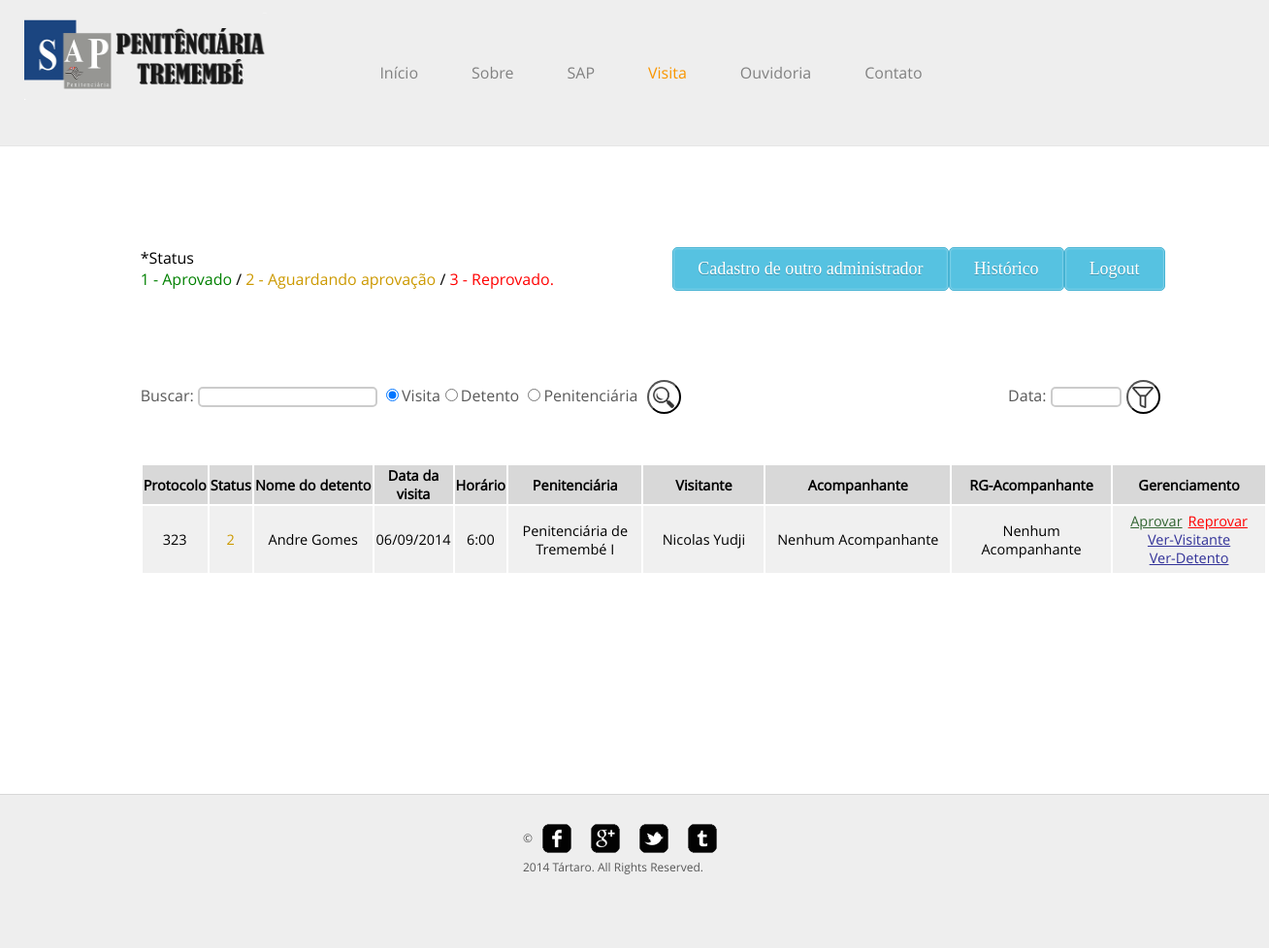
The page /visita.php?acao=reprovar&id_calv=323 (signed in) on the database its author committed.
### tables this page shows
CREATE TABLE IF NOT EXISTS `calendariov` (
  `id_calv` int(4) NOT NULL AUTO_INCREMENT,
  `data_calv` varchar(10) NOT NULL,
  `horario_calv` varchar(5) NOT NULL,
  `penit_calv` varchar(35) NOT NULL,
  `id_vis` varchar(20) DEFAULT NULL,
  `id_det` int(4) DEFAULT NULL,
  `acomp_vis` varchar(35) DEFAULT NULL,
  `acomp2_vis` varchar(50) DEFAULT NULL,
  `acomp3_vis` varchar(50) DEFAULT NULL,
  `acomp_rg` varchar(12) DEFAULT NULL,
  `acomp2_rg` varchar(12) DEFAULT NULL,
  `acomp3_rg` varchar(12) DEFAULT NULL,
  `status` int(4) DEFAULT NULL,
  PRIMARY KEY (`id_calv`),
  KEY `id_vis_fk` (`id_vis`),
  KEY `id_det_fk` (`id_det`)
);

CREATE TABLE IF NOT EXISTS `detento` (
  `nome_det` varchar(35) NOT NULL,
  `cpf_det` char(14) NOT NULL,
  `rg_det` varchar(15) NOT NULL,
  `sexo_det` varchar(9) NOT NULL,
  `id_det` int(4) NOT NULL AUTO_INCREMENT,
  `rua_det` varchar(35) NOT NULL,
  `bairro_det` varchar(35) NOT NULL,
  `numero_det` varchar(8) NOT NULL,
  `cep_det` char(9) NOT NULL,
  `uf_det` char(2) NOT NULL,
  `pena_det` varchar(30) NOT NULL,
  `entrada_det` char(10) NOT NULL,
  `saida_det` char(10) NOT NULL,
  `auxilio_det` varchar(3) NOT NULL,
  `autoridade_det` varchar(35) NOT NULL,
  `antecedentes_det` varchar(250) DEFAULT NULL,
  `cidade_det` varchar(35) NOT NULL,
  `dt_nasc_det` char(10) NOT NULL,
  `acusação_det` varchar(50) NOT NULL,
  `telefone_det` varchar(13) NOT NULL,
  `id_pen` int(4) NOT NULL,
  `complemento_det` varchar(50) DEFAULT NULL,
  `pai_det` varchar(35) NOT NULL,
  `mae_det` varchar(35) NOT NULL,
  `cela_det` varchar(4) NOT NULL,
  `bloco_det` varchar(4) NOT NULL,
  `det_estado` varchar(7) NOT NULL,
  `id_cela` int(11) NOT NULL,
  `id_vis` int(4) DEFAULT NULL,
  PRIMARY KEY (`id_det`),
  UNIQUE KEY `cpf_det` (`cpf_det`),
  KEY `id_det` (`id_det`),
  KEY `rua_det` (`rua_det`),
  KEY `id_pen` (`id_pen`),
  KEY `id_cela` (`id_cela`)
);

CREATE TABLE IF NOT EXISTS `visitas` (
  `nome_vis` varchar(35) NOT NULL,
  `cep_vis` varchar(9) NOT NULL,
  `rua_vis` varchar(35) NOT NULL,
  `bairro_vis` varchar(35) NOT NULL,
  `numero_vis` varchar(8) NOT NULL,
  `telefone_vis` varchar(14) NOT NULL,
  `cidade_vis` varchar(35) NOT NULL,
  `email_vis` varchar(35) NOT NULL,
  `senha_vis` varchar(100) NOT NULL,
  `dt_nasc_vis` varchar(10) NOT NULL,
  `uf_vis` varchar(2) NOT NULL,
  `rg_vis` varchar(11) NOT NULL,
  `sexo_vis` varchar(9) NOT NULL,
  `complemento_vis` varchar(50) NOT NULL,
  `id_vis` int(4) NOT NULL AUTO_INCREMENT,
  `cpf_vis` varchar(11) NOT NULL,
  `nivel_vis` int(1) DEFAULT NULL,
  PRIMARY KEY (`id_vis`)
);

### controllers/check.php (called while the page is built, shortened)
<?php
if(isset($_SESSION["email_vis"]) && isset($_SESSION["senha_vis"])){
	$nivel_vis=$_SESSION["nivel_vis"];
}
?>

### views/visitalogado.php (the view, shortened to what this page needs)
<?php
include("header.php");
$id_vis=($_SESSION["id_vis"]);
?>
  <div id="header">
			<div class="logo">
				<a href="index.php"></a>
			</div>
			<ul id="navigation">
				<li>
					<a href="index.php">Início</a>
				</li>
				<li>
					<a href="sobre.php">Sobre</a>
				</li>
				<li>
					<a href="sap.php">SAP</a>
				</li>
				<li class="active">
					<a href="visita.php">Visita</a>
				</li>
				<li>
					<a href="ouvidoria.php">Ouvidoria</a>
				</li>
				<li>
					<a href="contato.php">Contato</a>
				</li>
			</ul>
		</div>
	<div id="contents2">
		<div class="features">
		<div id="logout"  style="float:right;">
		<form action="?acao=logout" method="post" style="float:right;">
				<input type="submit" value="Logout" class="button1" />
					</form><?php if($nivel_vis == 1){?>
			 <form action="visita2.php" method="post" style="float:right;">
				<input type="submit" value="Selecionar detento" class="button1" />
					</form><?php }else{;?>
					<form action="visita3.php" method="post" style="float:right;">
				<input type="submit" value="Histórico" class="button1" />
					</form>
				<form action="visita.php?acao=exibir" method="post" style="float:right;">
				<input type="submit" value="Cadastro de outro administrador" class="button1" />
					</form>
					<?php }?>
					</div>
					<?php if($nivel_vis == 1){?>
						<form action="visita.php?acao=agendar" method="post">
			<br><br><br>
			<h1>Agendar visita</h1>
			<?php
			$contar=mysql_query("SELECT * FROM detento WHERE id_vis='$id_vis'");
			if(mysql_num_rows($contar) == 0){?>
			 <p style="color:red; font-size:15px;"> *Nenhum detento selecionado por favor clique no botão "Selecionar detento" para poder marcar uma consulta </p>
			<?php } else{
			$buscardet=mysql_query("SELECT * FROM detento WHERE id_vis='$id_vis'");
?>
 <p>Nome detento:  <select id="id_det" name="id_det" onChange="nomedetento(this.value)">
    <option id="id_det"  name="id_det" value="" selected disabled>Selecione</option>
   <?php
	while($linha=mysql_fetch_array($buscardet)){
	?>
 <option id="id_det" name="id_det" value=" <?php echo $linha["id_det"];?>"><?php echo $linha["nome_det"];  ?></option>	<?php
}
}
?>
</select>
	</p>
	<div id="acompanhante">
	<p style="text-align:left">Acompanhantes<input type="radio" name="acomp" id="acomp" value="nao" checked>Não  <input type="radio" name="acomp" id="acomp" value="sim">Sim
</p><div id="nao"></div><div id ="sim" style="float:right-top; padding:15px; border-radius:5px;background-color:#F0F0F0;width:75%;margin-bottom:15px;"><p>Nome(s) do(s) Acompanhante(s) <input type="text" name="acomp_vis" id="acomp_vis" size="25"/> <input type="text" name="acomp_rg" class="rgmask" placeholder="RG-ACOMP" id="acomp_rg" size="9"/> <a id="maisb" href='#'  class="btn5" data-role="button"></a> <div id="mais1" style="margin-left:41%"> <input type="text"  name="acomp2_vis" id="acomp2_vis" size="25"/>  <input type="text" name="acomp2_rg" class="rgmask" placeholder="RG-ACOMP" id="acomp2_rg" size="9"/><a id="menosb" href='#'  class="btn6" data-role="button"></a> <a id="maisb1" href='#'  class="btn5" data-role="button"></a></div> <div id="mais2" style="margin-left:41%"> <input type="text" name="acomp3_vis"  id="acomp3_vis" size="25"/> <input type="text"  name="acomp3_rg" class="rgmask" placeholder="RG-ACOMP" id="acomp3_rg" size="9"/><a id="menosb1" href='#'  class="btn6" data-role="button"></a></div></p></div>
</div>
<?php $dado=""; ?><div style="float:right; margin-right:50%;" id="result"></div>
			<p>Data da visita: <input size="9" type="text" id="data_calv" name="data_calv" class="datapicker" onChange="data(this.value)"> </p>
			<p>Horário:
			<select id="horario_calv" name="horario_calv">
				<option value="6:00" id="horario_calv" name="horario_calv">6:00</option>
				<option value="10:00" id="horario_calv" name="horario_calv">10:00</option>
				<option value="14:00" id="horario_calv" name="horario_calv">14:00</option>
			</select>		<br><a style="font-size:12px;color:green;"> *após selecionar o horário , favor selecionar a data novamente para a atualização de disponibilidade</a>
			</p>
			<p>Penitenciária Federal:
				<input size="30" type="text" value="" id="penit_calv" class="penit_calv" name="penit_calv" readonly>
				</p>
<span><input style="float:right;color:white;" type="submit" value="Agendar" class="btn" /></span>
			<p><br>Por favor ler todas as regras para realizar a visita :  <a href="regras.pdf" style="color:red;font-size:20px">Regras</a><br> *Necessário levar formulário de visita preenchido no dia da visita:  <a href="formulario.doc" style="color:red;font-size:17px">Formulário de visita</a>  </p></li>
			</form><?php } else{?>
?> *Status <br><a style="color:green";>1 - Aprovado</a>   /  <a style="color:#CC9900;">2 - Aguardando aprovação</a>    /    <a style="color:red";>3 - Reprovado.</a>
			<br><br><br><br><br>
			<form action="visita.php?acao=buscadv2" method="post" style="float:left">
				<p>Buscar:  <input type="text" id="buscar" name="buscar" value=""> <input type="radio" name="busca" value="visita" checked>Visita<input type="radio" name="busca" value="detento">Detento <input type="radio" name="busca" value="penitenciaria">Penitenciária   <input type="submit" value="" class="btn2"/></p>
				</form><form action="visita.php?acao=buscadt2" method="post" style="float:right">
				<p>Data:  <input class="datamask" type="text" name="buscar" value="" size="6"><input type="submit" value="" class="btn3"/></p>
				</form>
			<table width="110%" border="0" style="margin-top:10px; font-size:14.5px;float:lef;">
            	<tr>
				  <th style="background-color:#D8D8D8">Protocolo</th>
				  <th style="padding:1px;background-color:#D8D8D8">Status</th>
                	<th style="padding:1px;background-color:#D8D8D8">Nome do detento</th>
                    <th style="padding:1px;background-color:#D8D8D8">Data da visita</th>
                    <th style="padding:1px;background-color:#D8D8D8">Horário</th>
                    <th style="padding:1px;background-color:#D8D8D8">Penitenciária</th>
					<th style="padding:1px;background-color:#D8D8D8">Visitante</th>
					<th style="padding:1px;background-color:#D8D8D8">Acompanhante</th>
					<th style="padding:1px;background-color:#D8D8D8">RG-Acompanhante</th>
					<th style="padding:1px;background-color:#D8D8D8">Gerenciamento</th>
                </tr>
                <?php
				$data_atual = date("Ymd");
				$buscarvisitas=mysql_query("SELECT *,concat(substring(data_calv,7,4),substring(data_calv,4,2),substring(data_calv,1,2)) as data  from calendariov WHERE concat(substring(data_calv,7,4),substring(data_calv,4,2),substring(data_calv,1,2)) >= '$data_atual' AND status='1'or status = '2'    order by data, horario_calv desc");
					if(isset($buscarvisitass)){
						$buscavisita=$buscarvisitass;
					}
					else{
					 $buscavisita=$buscarvisitas;
					}
					while($busc=mysql_fetch_array($buscavisita)){
					$id_dete=$busc["id_det"];
					$id_visi=$busc["id_vis"];
					$buscardet=mysql_query("SELECT * FROM detento where id_det = '$id_dete' order by nome_det asc ");
					if(isset($buscardete)){
					$buscar =($_POST['buscar']);
					$buscadetento=$buscardett=mysql_query("SELECT * FROM detento where id_det = '$id_dete' and nome_det like  '%$buscar%' order by nome_det asc ");
					}
					else{
					 $buscadetento=$buscardet;
					}
					$buscarvis=mysql_query("SELECT * FROM visitas where id_vis = '$id_visi'");
					if(isset($buscarvisi)){
					$buscar =($_POST['buscar']);
					$buscarvisitante=$buscarviss=mysql_query("SELECT * FROM visitas where id_vis = '$id_visi' and nome_vis like  '%$buscar%' order by nome_vis asc ");
					}
					else{
					 $buscarvisitante=$buscarvis;
					}
					while($vis=mysql_fetch_array($buscarvisitante)){
					while($det=mysql_fetch_array($buscadetento)){
			$status=$busc["status"];
				?>
                <tr style="text-align:center;">
				<td style="background-color:#F0F0F0"><?php echo $busc["id_calv"];?></td>
				<td style="padding:10px;background-color:#F0F0F0"><?php if($status=="1"){$cor="color:green";}else if($status=="2"){$cor="color:#CC9900";}else if($status=="3"){$cor="color:red";}echo"<a style='";echo $cor;echo"'>";echo $busc["status"];echo"</a>";?></td>
                	<td style="width:15%;padding:2px;background-color:#F0F0F0"><?php echo $det["nome_det"];?></td>
                    <td style="padding:2px;background-color:#F0F0F0"><?php echo $busc["data_calv"];?></td>
                    <td style="padding:2px;background-color:#F0F0F0"><?php echo $busc["horario_calv"];?></td>
                    <td style="width:15%;padding:2px;background-color:#F0F0F0"><?php echo $busc["penit_calv"];?></td>
					<td style="width:15%;padding:2px;background-color:#F0F0F0"><?php echo $vis["nome_vis"];?></td>
					<td style="width:22%;padding:2px;background-color:#F0F0F0"><?php if(empty($busc["acomp_vis"]) && empty($busc["acomp2_vis"]) && empty($busc["acomp3_vis"])){echo "Nenhum Acompanhante" ;}?></td>
					<td style="width:18%;padding:2px;background-color:#F0F0F0"><?php if(empty($busc["acomp_vis"]) && empty($busc["acomp2_vis"]) && empty($busc["acomp3_vis"])){echo "Nenhum Acompanhante" ;}?></td>
					<td style="width:15%;padding:6px;background-color:#F0F0F0"><?php $id_calv=$busc["id_calv"]; $id_det=$busc["id_det"];$id_vis=$busc["id_vis"];  echo "<a  style='padding:3px;color:#336633 ;solid' href=\"visita.php?acao=aprovar&amp;id_calv=$id_calv\" class='btn-aprovar'>Aprovar</a>"; echo "<a  style='padding:3px;color:#FF0000 ;solid' href=\"visita.php?acao=reprovar&amp;id_calv=$id_calv\" class='btn-apagar'>Reprovar</a>";echo "<br><a style='padding:3px;color:#333399 ;solid' href=\"visita.php?acao=mostrar&amp;id_vis=$id_vis#\" class=\"mostrarinfo\" >Ver-Visitante</a>";echo "<br><a  href=\"visita.php?acao=mostrardet&amp;id_det=$id_det;#\" class=\"mostrardet\" style='padding:3px;color:#333399  ;solid' data-role=\"button\">Ver-Detento</a>";}?></td>
                </tr>
                <?php } }?>
            </table>
			<?php }?>
		</div>
	</div>
	<div id="footer">
		<div class="clearfix">
			<div id="connect">
				<a href="http://freewebsitetemplates.com/go/facebook/" target="_blank" class="facebook"></a><a href="http://freewebsitetemplates.com/go/googleplus/" target="_blank" class="googleplus"></a><a href="http://freewebsitetemplates.com/go/twitter/" target="_blank" class="twitter"></a><a href="http://www.freewebsitetemplates.com/misc/contact/" target="_blank" class="tumbler"></a>
			</div>
			<p>
				© 2014 Tártaro. All Rights Reserved.
			</p>
		</div>
	</div>
</body>
</html>

### css/style.css (style rules this page uses)
body { background-color: #fff; font-family: 'OpenSans'; margin: 0; }
.clearfix:after, #contents:after { clear:both; content:""; display:block; height:1%; line-height:0; visibility:hidden; }
.btn2 { background: url(../images/buscar.jpg) no-repeat; background-size:70%; background-position:center; display: inline-block; float:bottom; height: 35px; width: 35px; text-decoration: none; text-transform: uppercase; border-radius:20px; margin:5px; }
.btn3 { background: url(../images/filtrar.png) no-repeat; background-size:70%; background-position:center; display: inline-block; float:bottom; height: 35px; width: 35px; text-decoration: none; text-transform: uppercase; border-radius:20px; margin:5px; }
#header { background-color: #eee; border-bottom: 1px solid #e6e6e6; padding: 10px 0; }
#header > div, #footer > div { width: 250px; margin: 0 auto; padding: 0 10px; }
#header .logo { margin-top:3px; float: left; margin-right: 1px; }
#header .logo a { background: url(../images/logo4.png) no-repeat center top; background-size:250px 90px; color: #000; display: block; font: 15px/30px 'Play'; height: 40px; width: 280px; padding-top: 68px; text-decoration: none; text-transform: uppercase; }
#navigation { display: inline-block; list-style: none; line-height: 130px; margin: 0 0 0 5% ; padding: 0; }
#navigation li { float: left; width:auto; margin-left:55px; text-align: center; }
#navigation li a { color: #818181; font-size: 16px; line-height: 30px; text-decoration: none; }
#navigation li.active a { color: #f99600; }
#contents2 { margin-top:50px; min-height: 510px; width: 880px; margin-left:8%; padding: 54px 40px; }
p { color: #585858; font-size: 16px; line-height: 29px; margin: 0 0 30px; }
input[type=text] { border:2px solid #ccc; -webkit-border-radius: 5px; border-radius: 5px; }
#contents2 .button1 { float:right; padding: 11px 25px; font-family: 'Bree Serif', serif; font-weight: 300; font-size: 18px; color: #fff; text-shadow: 0px 1px 0 rgba(0,0,0,0.25); background: #56c2e1; border: 1px solid #46b3d3; border-radius: 5px; cursor: pointer; box-shadow: inset 0 0 2px rgba(256,256,256,0.75); -moz-box-shadow: inset 0 0 2px rgba(256,256,256,0.75); -webkit-box-shadow: inset 0 0 2px rgba(256,256,256,0.75); }
#contents2 .features { width: 120%; margin: 0 auto; margin-bottom:12%; }
.features > div { display: inline-block; margin: 0 0 30px; }
#footer { background-color: #eee; border-top: 1px solid #d8d8d8; padding: 30px 0; }
#footer p { font-size: 12px; line-height: 30px; padding-left: 10px; }
#connect { float: right; display: inline-block; margin-right: 30px; }
#connect a { background: url(../images/icons.png) no-repeat; display: inline-block; height: 30px; width: 30px; margin: 0 10px; }
#connect a.googleplus { background-position: 0 -40px; }
#connect a.twitter { background-position: 0 -80px; }
#connect a.tumbler { background-position: 0 -120px; }

### rows shown on the page
calendariov: id_calv "323", status "2", data_calv "06/09/2014", horario_calv "6:00", penit_calv "Penitenciária de Tremembé I"
detento: nome_det "Andre Gomes", id_vis.nome_vis "Nicolas Yudji"
